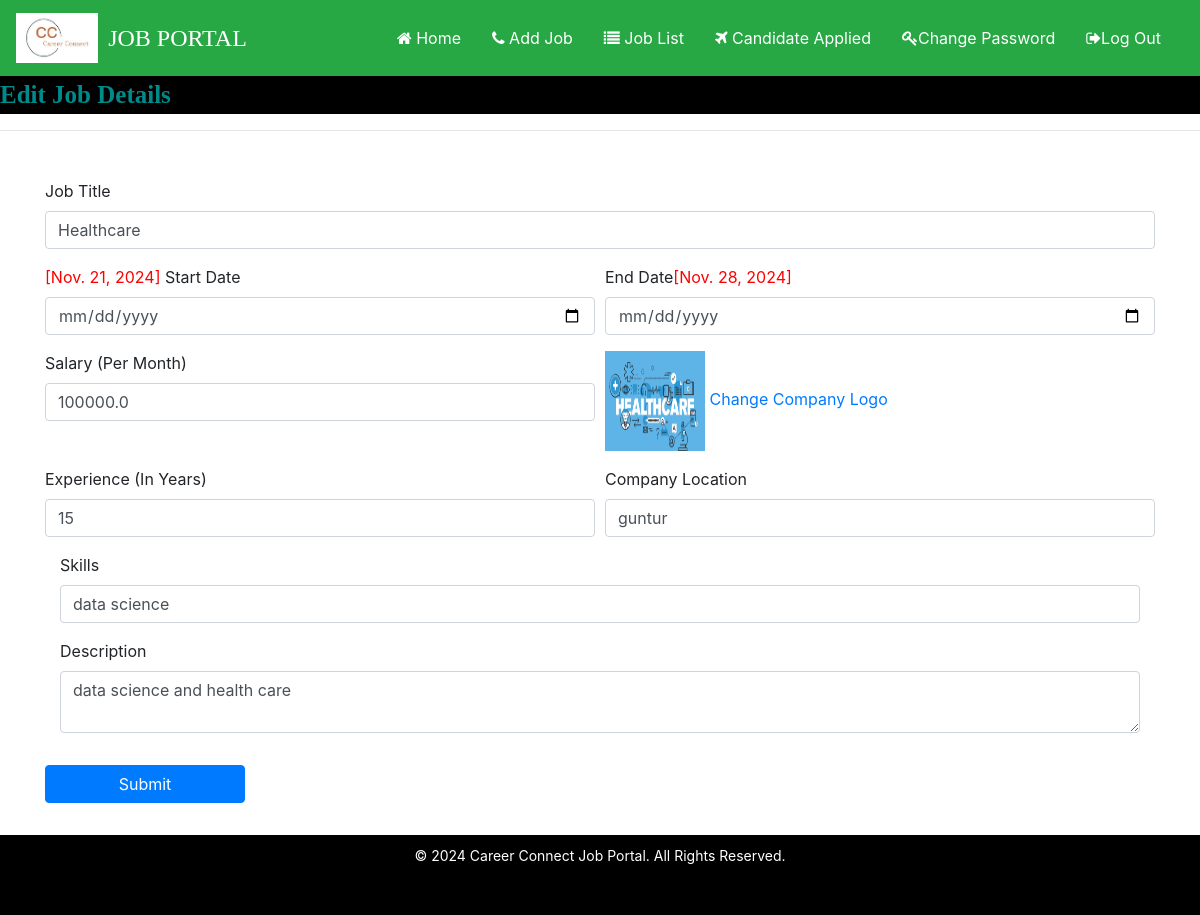
Screenshot of /edit_jobdetail/9 (signed in) with the database file from the repository.
### job/models.py (models this page shows, shortened)
class Job(models.Model):
    recruiter = models.ForeignKey(Recruiter, on_delete=models.CASCADE)
    start_date = models.DateField()
    end_date = models.DateField()
    title = models.CharField(max_length=100)
    salary = models.FloatField(max_length=20)
    image = models.FileField()
    description = models.CharField(max_length=300)
    experience = models.CharField(max_length=50)
    location = models.CharField(max_length=100)
    skills = models.CharField(max_length=100)
    creationdate = models.DateField()
    shortlisted_candidates = models.ManyToManyField('Application', related_name='shortlisted_jobs', blank=True)

### job/views.py (the view, shortened to what this page needs)
# urls.py: path('edit_jobdetail/<int:pid>',edit_jobdetail, name="edit_jobdetail"),
def edit_jobdetail(request,pid):
    if not request.user.is_authenticated:
        return redirect('recruiter_login')
    error=""
    job = Job.objects.get(id=pid)
    d = {'error': error,'job':job}
    return render(request, 'edit_jobdetail.html',d)

### job/templates/edit_jobdetail.html (shortened to what this page needs)
{% load static %}
{% block body %}
{% if user.is_staff %}
    {% include 'admin_navigation.html' %}
{% else %}
    {% include 'recruiter_navigation.html' %}
{% endif %}
<marquee style="font-family: 'Monotype Corsiva'; font-size: 25px; color: darkcyan; font-weight: bold; background-color: black">
    Edit Job Details
</marquee>
<hr>
<form class="container mt-5" method="post" enctype="multipart/form-data">
    <div class="form-row">
        <div class="form-group col-md-12">
            <label>Job Title</label>
            <input type="text" class="form-control" name="jobtitle" value="{{ job.title }}" required>
        </div>
    </div>
    <div class="form-row">
        <div class="form-group col-md-6"> <span style="color:red">[{{ job.start_date }}] </span>
            <label>Start Date</label>
            <input type="date" class="form-control" name="startdate">
        </div>
        <div class="form-group col-md-6">
            <label>End Date</label><span style="color:red">[{{ job.end_date }}] </span>
            <input type="date" class="form-control" name="enddate">
        </div>
    </div>
    <div class="form-row">
        <div class="form-group col-md-6">
            <label>Salary (Per Month)</label>
            <input type="text" class="form-control" name="salary" value="{{ job.salary }}" required>
        </div>
        <div class="form-group col-md-6">
            <img src="{{ job.image.url }}" width="100" height="100">
            <a href="{% url 'change_companylogo' job.id %}">Change Company Logo</a>
        </div>
    </div>
    <div class="form-row">
        <div class="form-group col-md-6">
            <label>Experience (In Years)</label>
            <input type="text" class="form-control" name="experience" value="{{ job.experience }}" required>
        </div>
        <div class="form-group col-md-6">
            <label>Company Location</label>
            <input type="text" class="form-control" name="location" value="{{ job.location }}" required>
        </div>
    </div>
    <div class="form-group col-md-12">
        <label>Skills</label>
        <input type="text" class="form-control" name="skills" placeholder="Skills Required" value="{{ job.skills }}" required>
    </div>
    <div class="form-group col-md-12">
        <label>Description</label>
        <textarea type="text" class="form-control" name="description" required>{{ job.description }}</textarea>
    </div>
    <input type="submit" value="Submit" class="btn btn-primary my-3" style="width: 200px">
</form>
{% include 'footer.html' %}
{% endblock %}

### rows the page displays
Job: jobtitle "Healthcare", start_date "Nov. 21, 2024", end_date "Nov. 28, 2024", salary "100000.0", image (picture), experience "15", location "guntur", skills "data science", description "data science and health care"
